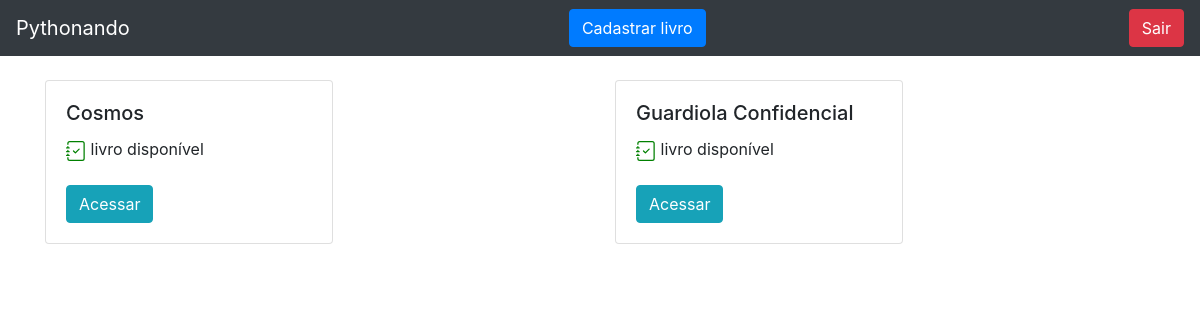
/livro/home/ (signed in), run on the app's committed database.
### livro/models.py (models this page shows, shortened)
class Livros(models.Model):
    nome = models.CharField(max_length = 100)
    autor = models.CharField(max_length = 30)
    co_autor = models.CharField(max_length = 30, blank = True, null = True)
    data_cadastro = models.DateField(default = date.today)
    emprestado = models.BooleanField(default=False)
    categoria = models.ForeignKey(Categoria, on_delete=models.DO_NOTHING)
    usuario = models.ForeignKey(Usuario, on_delete=models.DO_NOTHING)
    class Meta:
        verbose_name = 'Livro'

### livro/views.py (the view)
# urls.py: path('home/', views.home, name = 'home'),
def home(request):
    if request.session.get('usuario'):
        usuario = Usuario.objects.get(id = request.session['usuario'])
        livros = Livros.objects.filter(usuario = usuario)
        form = CadastroLivro()
        return render(request, 'home.html', {'livros': livros, 'usuario_logado': request.session.get('usuario'), 'form': form})
    else:
        return redirect('/auth/login/?status=2')

### livro/models.py (called while the page is built)
    def __str__(self) -> str:
        return self.nome

### usuarios/models.py (called while the page is built)
    def __str__(self) -> str:
        return self.nome

### livro/templates/home.html (shortened to what this page needs)
{% extends 'base.html' %}
{% block 'conteudo' %}
<div class="container">
    <br>
      <div class="row">
        {% for livro in livros %}
            <div class="col-md">
                <div class="card" style="width: 18rem;">
                    <div class="card-body">
                      <h5 class="card-title">{{livro.nome}}</h5>
                      {% if livro.emprestado %}
                        <svg style="color: red" xmlns="http://www.w3.org/2000/svg" width="20" height="20" fill="currentColor" class="bi bi-journal-x" viewBox="0 0 16 16">
                        <path fill-rule="evenodd" d="M6.146 6.146a.5.5 0 0 1 .708 0L8 7.293l1.146-1.147a.5.5 0 1 1 .708.708L8.707 8l1.147 1.146a.5.5 0 0 1-.708.708L8 8.707 6.854 9.854a.5.5 0 0 1-.708-.708L7.293 8 6.146 6.854a.5.5 0 0 1 0-.708z"/>
                        <path d="M3 0h10a2 2 0 0 1 2 2v12a2 2 0 0 1-2 2H3a2 2 0 0 1-2-2v-1h1v1a1 1 0 0 0 1 1h10a1 1 0 0 0 1-1V2a1 1 0 0 0-1-1H3a1 1 0 0 0-1 1v1H1V2a2 2 0 0 1 2-2z"/>
                        <path d="M1 5v-.5a.5.5 0 0 1 1 0V5h.5a.5.5 0 0 1 0 1h-2a.5.5 0 0 1 0-1H1zm0 3v-.5a.5.5 0 0 1 1 0V8h.5a.5.5 0 0 1 0 1h-2a.5.5 0 0 1 0-1H1zm0 3v-.5a.5.5 0 0 1 1 0v.5h.5a.5.5 0 0 1 0 1h-2a.5.5 0 0 1 0-1H1z"/>
                        </svg>
                        livro emprestado
                      {% else %}
                        livro disponível
                      {% endif %}
                        <br>
                        <br>
                      <a href="{% url 'ver_livros' livro.id %}" class="btn btn-info">Acessar</a>
                    </div>
                </div>
            </div>
        {% endfor %}
      </div>
    </div>
{% endblock %}

### data on the page
Livros: nome "Cosmos", emprestado False (drawn)
Livros: nome "Guardiola Confidencial", emprestado False (drawn)
